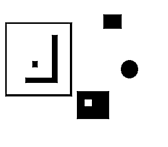
%> input picture binary7.png, 168 x 147 px
$ octave Assignment2.m   (GNU Octave 9; MATLAB toolbox functions it lacks are replaced by stand-ins)
%> lines starting %> are read from the running program, lines starting %| are printed output that depends on the picture; in (x1, y1, x2, y2) boxes, pixels count from 0 and x2, y2 are one past the last pixel; in counts of white or black regions, pixels touching at a corner belong together; the program's own positions count from 1
close all
clear
clc

%Jonathan Bradford
%CSCI 158 Assign. 2

origImg = imread("binary7.png");    %Store img to variable
%> origImg is the input picture: size 147x168x3 uint8; min 0, max 255, mean 230.9
[x1, y1, ~] = size(origImg);        %Set x1/y1 to image height/width
%> x1 = 147; y1 = 168
binImg(x1, y1) = 255;               %binImg will hold the binary image
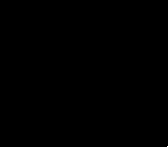
%> binImg: size 147x168 double; 0% white in thin lines or dots, all inside (x1, y1, x2, y2) = (167, 146, 168, 147)
labImg = zeros(x1,y1)+255;          %Will hold equivalence class values to
                                    %be labeled
colorImg = zeros(x1, y1, 3, 'uint8');        %final color image
eqClass(floor((x1*y1/100)),2) = zeros();     %equiv. class obj. can hold
                                             %large size of components
eqCnt = 0;

%initializes the equiv. class up to an extreme length
for i = 1:(x1*y1/100)
        eqClass(i,1) = i;       %1st col of our eq class holds its own indx
        eqClass(i,2) = 1;       %2nd col just holds 1 for now
end

%Lazily sets pixels from original image to full-contrast
%bw image and stores them in binImg variable.
for i = 1:x1
    for j = 1:y1
        if origImg(i,j) < 255
            binImg(i,j) = 0;
        else
            binImg(i,j) = 255;
        end
    end
end
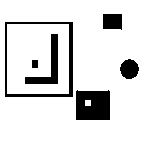
%> binImg: size 147x168 double; 88.4% white; 6 black regions, box (x1, y1, x2, y2) and area: (76, 90, 110, 120) 952, (5, 22, 73, 97) 760, (25, 34, 58, 84) 532, (120, 59, 139, 79) 287, (103, 14, 122, 30) 286, (32, 60, 38, 68) 48

%Function does the binary image scan and assigns objects their reference
%values in the new label image variable.
for i = 1:x1
    for j = 1:y1
        if binImg(i,j) == 0     %if pixel isn't a background pixel:
            %if pixel has no left/up neighbors that aren't labeled as an
            %object, then assign pixel a new object value.
            if (labImg(i,j-1) > (eqCnt + 1) && (labImg(i-1,j) > (eqCnt + 1)))
                labImg(i,j) = eqCnt + 1;
                eqCnt = eqCnt + 1;
                eqClass(eqCnt,2) = eqCnt;
            %else, set label image to lowest value of the two neighbor pixels
            else
                labImg(i,j) = min(labImg(i,j-1),labImg(i-1,j));
                %if the neighbors clash, set the index value in equivalence
                %class of the larger neighbor to point to the smaller value
                if (labImg(i,j-1) ~= labImg(i-1,j))
                    eqClass((max(labImg(i,j-1),labImg(i-1,j))),2) = min(labImg(i,j-1),labImg(i-1,j));
                end
            end
        end
    end
end
%> after the loop, eqClass = 255 rows, first 12: [1 1; 2 2; 3 3; 4 4; 5 5; 6 4; 7 6; 8 7; 9 8; 10 9; 11 10; 12 3]; eqCnt = 15

%This function will seed our equivalence class, where equivalences will
%point to their lowest possible connected base value pair
for i = eqCnt:-1:1                          %start at top and move down
    if (eqClass(i,1) ~= eqClass(i,2))       %if eqClass indexes differ:
        j = i;
        counter = 1;
        %While the eqClass index values differ, add index value to seed
        %vector and continue down until they do equal. Once they do, we
        %know this is the true object reference value.
        while (eqClass(j,1) ~= (eqClass(j,2)))
            seeds(counter) = eqClass(j,1);
            j = eqClass(j,2);
            counter = counter + 1;
        end
        %Set the eqClass indexes added to the seed to their true obj. val
        for k = 1:length(seeds)
            eqClass(seeds(k),2) = eqClass(j,2);
        end
        seeds = [];     %reset seed to null vector
    end
end
%> this loop made 15 passes
%> i on passes 1, 2, 4, 5, 6, 7, 9, 10: 15, 14, 12, 11, 10, 9, 7, 6
%> after the loop, counter = 2; eqClass = 255 rows, first 12: [1 1; 2 2; 3 3; 4 4; 5 5; 6 4; 7 4; 8 4; 9 4; 10 4; 11 4; 12 3]; j = 4


rgbVec = zeros(eqCnt, 3);     %will hold random rgb values

%Function creates random RGB vector in the locations where the equivalence
%Class is a unique identifying value
for i = 1:eqCnt
    if (eqClass(i,1) == eqClass(i,2))   %if eqClass = base pointer
        rgbVec(i,1) = randi([0 255]);
        rgbVec(i,2) = randi([0 255]);
        rgbVec(i,3) = randi([0 255]);
    end
end
%> this loop made 15 passes
%> after the loop, rgbVec = 15 rows, first 12: [216 194 107; 66 130 103; 200 77 122; 149 232 129; 72 193 158; 0 0 0; 0 0 0; 0 0 0; 0 0 0; 0 0 0; 0 0 0; 0 0 0]

%Function to assign RGB index values to final output image by scanning
%the labeled image and indexing color according to the equivalence class
for i = 1:x1
    for j = 1:y1
        if (labImg(i,j) ~= 255) %if labelImg(i,j) isn't a background pixel:
            %then assign color image the randomly generated values at the
            %proper equiv. class index value
            colorImg(i,j,1) = rgbVec(eqClass((labImg(i,j)),2),1);
            colorImg(i,j,2) = rgbVec(eqClass((labImg(i,j)),2),2);
            colorImg(i,j,3) = rgbVec(eqClass((labImg(i,j)),2),3);
        end
    end
end
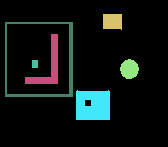
%> colorImg: size 147x168x3 uint8; mean R, G, B 13.2, 19.9, 18.5

%Show original image in figure 1
figure(1)
imshow(binImg);

%Show colored image in figure 2
figure(2)
imshow(colorImg);
